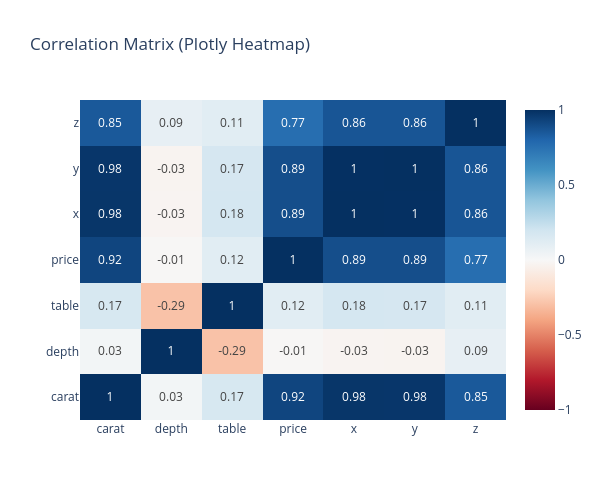

The code cell stored with this chart in its notebook:
### Markdown cell above
### 7.6 Heatmap (Correlation Matrix)

### Code cell
# ── Plotly Heatmap ────────────────────────────────────────────────────────
corr_px = px_df[['carat', 'depth', 'table', 'price', 'x', 'y', 'z']].corr()

fig = go.Figure(data=go.Heatmap(
    z=corr_px.values,
    x=corr_px.columns.tolist(),
    y=corr_px.columns.tolist(),
    colorscale='RdBu',         # RdBu | Viridis | Cividis | Plasma | Blues
    zmin=-1, zmax=1,
    text=corr_px.round(2).values,
    texttemplate='%{text}',
    hovertemplate='%{x} – %{y}: %{z:.2f}<extra></extra>'
))

fig.update_layout(
    title='Correlation Matrix (Plotly Heatmap)',
    template='plotly_white',
    width=600, height=500
)
fig.show()

### Figure 1 — Plotly figure (JSON) as saved in the notebook; plotly's stock layout.template omitted (floating-point values rounded to 4 significant figures)
{"data": [{"colorscale": [[0, "rgb(103,0,31)"], [0.1, "rgb(178,24,43)"], [0.2, "rgb(214,96,77)"], [0.3, "rgb(244,165,130)"], [0.4, "rgb(253,219,199)"], [0.5, "rgb(247,247,247)"], [0.6, "rgb(209,229,240)"], [0.7, "rgb(146,197,222)"], [0.8, "rgb(67,147,195)"], [0.9, "rgb(33,102,172)"], [1, "rgb(5,48,97)"]], "hovertemplate": "%{x} – %{y}: %{z:.2f}<extra></extra>", "text": [[1.0, 0.03, 0.17, 0.92, 0.98, 0.98, 0.85], [0.03, 1.0, -0.29, -0.01, -0.03, -0.03, 0.09], [0.17, -0.29, 1.0, 0.12, 0.18, 0.17, 0.11], [0.92, -0.01, 0.12, 1.0, 0.89, 0.89, 0.77], [0.98, -0.03, 0.18, 0.89, 1.0, 1.0, 0.86], [0.98, -0.03, 0.17, 0.89, 1.0, 1.0, 0.86], [0.85, 0.09, 0.11, 0.77, 0.86, 0.86, 1.0]], "texttemplate": "%{text}", "type": "heatmap", "x": ["carat", "depth", "table", "price", "x", "y", "z"], "y": ["carat", "depth", "table", "price", "x", "y", "z"], "z": [[1.0, 0.02508, 0.168, 0.921, 0.9779, 0.977, 0.8473], [0.02508, 1.0, -0.2909, -0.0088, -0.02517, -0.02828, 0.08623], [0.168, -0.2909, 1.0, 0.1166, 0.1801, 0.1736, 0.1132], [0.921, -0.0088, 0.1166, 1.0, 0.8872, 0.8893, 0.7659], [0.9779, -0.02517, 0.1801, 0.8872, 1.0, 0.9983, 0.8615], [0.977, -0.02828, 0.1736, 0.8893, 0.9983, 1.0, 0.8612], [0.8473, 0.08623, 0.1132, 0.7659, 0.8615, 0.8612, 1.0]], "zmax": 1, "zmin": -1}], "layout": {"height": 500, "title": {"text": "Correlation Matrix (Plotly Heatmap)"}, "width": 600}}
